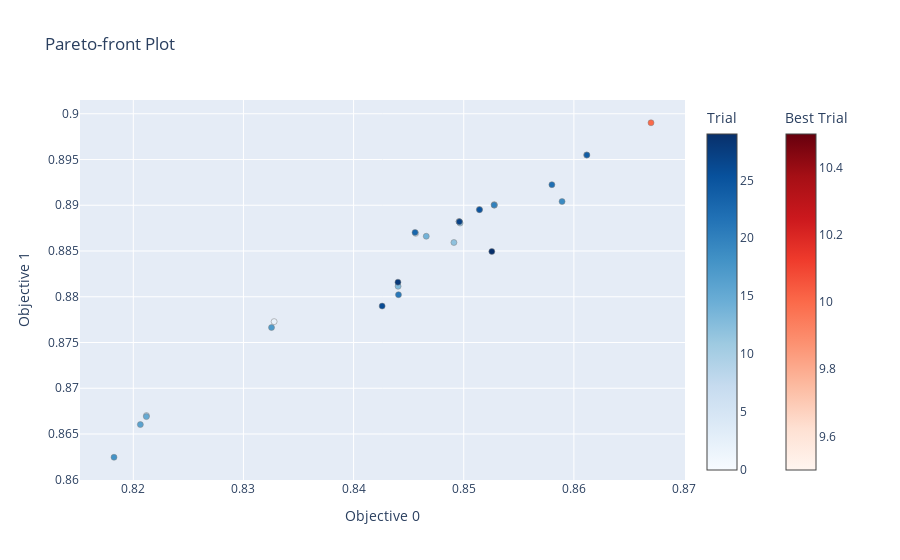

The code cell stored with this chart in its notebook:
### Code cell
# [опционально]
from optuna.visualization import plot_pareto_front
plot_pareto_front(study)

### Figure 1 — Plotly figure (JSON) as saved in the notebook; plotly's stock layout.template omitted (floating-point values rounded to 4 significant figures)
{"data": [{"hovertemplate": "%{text}<extra>Trial</extra>", "marker": {"color": [0, 1, 2, 3, 4, 5, 6, 7, 8, 9, 11, 12, 13, 14, 15, 16, 17, 18, 19, 20, 21, 22, 23, 24, 25, 26, 27, 28, 29], "colorbar": {"title": {"text": "Trial"}}, "colorscale": [[0, "rgb(247,251,255)"], [0.125, "rgb(222,235,247)"], [0.25, "rgb(198,219,239)"], [0.375, "rgb(158,202,225)"], [0.5, "rgb(107,174,214)"], [0.625, "rgb(66,146,198)"], [0.75, "rgb(33,113,181)"], [0.875, "rgb(8,81,156)"], [1, "rgb(8,48,107)"]], "line": {"color": "Grey", "width": 0.5}}, "mode": "markers", "showlegend": false, "text": ["{<br>  \"number\": 0,<br>  \"values\": [<br>    0.8495939621572834,<br>    0.8882009863741007<br>  ],<br>  \"params\": {<br>    \"k\": 10,<br>    \"C\": 6.3105860823988404<br>  }<br>}", "{<br>  \"number\": 1,<br>  \"values\": [<br>    0.8527700293383186,<br>    0.8900770640213022<br>  ],<br>  \"params\": {<br>    \"k\": 12,<br>    \"C\": 19.95628421916136<br>  }<br>}", "{<br>  \"number\": 2,<br>  \"values\": [<br>    0.8327834850984583,<br>    0.87728188361848<br>  ],<br>  \"params\": {<br>    \"k\": 7,<br>    \"C\": 0.11075661685329231<br>  }<br>}", "{<br>  \"number\": 3,<br>  \"values\": [<br>    0.8496060918165933,<br>    0.888197105214631<br>  ],<br>  \"params\": {<br>    \"k\": 10,<br>    \"C\": 5.111320349097709<br>  }<br>}", "{<br>  \"number\": 4,<br>  \"values\": [<br>    0.8456347885744547,<br>    0.886929643274047<br>  ],<br>  \"params\": {<br>    \"k\": 8,<br>    \"C\": 0.6573074077755312<br>  }<br>}", "{<br>  \"number\": 5,<br>  \"values\": [<br>    0.8495694669806733,<br>    0.8882166706507564<br>  ],<br>  \"params\": {<br>    \"k\": 10,<br>    \"C\": 90.05220680965148<br>  }<br>}", "{<br>  \"number\": 6,<br>  \"values\": [<br>    0.8611583580918444,<br>    0.895500794144098<br>  ],<br>  \"params\": {<br>    \"k\": 15,<br>    \"C\": 29.270553103020337<br>  }<br>}", "{<br>  \"number\": 7,<br>  \"values\": [<br>    0.8211938270276807,<br>    0.867020079612082<br>  ],<br>  \"params\": {<br>    \"k\": 6,<br>    \"C\": 13.436346804004321<br>  }<br>}", "{<br>  \"number\": 8,<br>  \"values\": [<br>    0.851422420507773,<br>    0.8895417051005609<br>  ],<br>  \"params\": {<br>    \"k\": 11,<br>    \"C\": 7.380090890184803<br>  }<br>}", "{<br>  \"number\": 9,<br>  \"values\": [<br>    0.8527796194310968,<br>    0.8900094040724928<br>  ],<br>  \"params\": {<br>    \"k\": 12,<br>    \"C\": 2.251605887098745<br>  }<br>}", "{<br>  \"number\": 11,<br>  \"values\": [<br>    0.8496688337989967,<br>    0.8880560812514359<br>  ],<br>  \"params\": {<br>    \"k\": 10,<br>    \"C\": 0.966426673403512<br>  }<br>}", "{<br>  \"number\": 12,<br>  \"values\": [<br>    0.8491079785890052,<br>    0.8859315272098025<br>  ],<br>  \"params\": {<br>    \"k\": 11,<br>    \"C\": 0.0617122904347121<br>  }<br>}", "{<br>  \"number\": 13,<br>  \"values\": [<br>    0.8440395468811761,<br>    0.8811462317780462<br>  ],<br>  \"params\": {<br>    \"k\": 11,<br>    \"C\": 0.02308823389097142<br>  }<br>}", "{<br>  \"number\": 14,<br>  \"values\": [<br>    0.8465953206446108,<br>    0.8866140952121198<br>  ],<br>  \"params\": {<br>    \"k\": 9,<br>    \"C\": 65.01116191814529<br>  }<br>}", "{<br>  \"number\": 15,<br>  \"values\": [<br>    0.8211878747530784,<br>    0.8669002056491154<br>  ],<br>  \"params\": {<br>    \"k\": 6,<br>    \"C\": 0.7359640493763783<br>  }<br>}", "{<br>  \"number\": 16,<br>  \"values\": [<br>    0.8206398274490037,<br>    0.8660316676065072<br>  ],<br>  \"params\": {<br>    \"k\": 6,<br>    \"C\": 0.11505690336602775<br>  }<br>}", "{<br>  \"number\": 17,<br>  \"values\": [<br>    0.8325492089162028,<br>    0.8766379365619962<br>  ],<br>  \"params\": {<br>    \"k\": 7,<br>    \"C\": 0.061789972958717646<br>  }<br>}", "{<br>  \"number\": 18,<br>  \"values\": [<br>    0.8182472877278455,<br>    0.8624593755507547<br>  ],<br>  \"params\": {<br>    \"k\": 6,<br>    \"C\": 0.018281091184972793<br>  }<br>}", "{<br>  \"number\": 19,<br>  \"values\": [<br>    0.8589262168287217,<br>    0.8904084289905484<br>  ],<br>  \"params\": {<br>    \"k\": 16,<br>    \"C\": 0.02718783631645426<br>  }<br>}", "{<br>  \"number\": 20,<br>  \"values\": [<br>    0.8527577188253664,<br>    0.8900236793270476<br>  ],<br>  \"params\": {<br>    \"k\": 12,<br>    \"C\": 2.6039230003286553<br>  }<br>}", "{<br>  \"number\": 21,<br>  \"values\": [<br>    0.8440755923457026,<br>    0.880225335087102<br>  ],<br>  \"params\": {<br>    \"k\": 12,<br>    \"C\": 0.020790935338452624<br>  }<br>}", "{<br>  \"number\": 22,<br>  \"values\": [<br>    0.8580034019541671,<br>    0.8922495600737059<br>  ],<br>  \"params\": {<br>    \"k\": 14,<br>    \"C\": 0.13772119454664106<br>  }<br>}", "{<br>  \"number\": 23,<br>  \"values\": [<br>    0.8455791871668838,<br>    0.8870329080700297<br>  ],<br>  \"params\": {<br>    \"k\": 8,<br>    \"C\": 1.3225462144321838<br>  }<br>}", "{<br>  \"number\": 24,<br>  \"values\": [<br>    0.8611813654224398,<br>    0.8954841715078568<br>  ],<br>  \"params\": {<br>    \"k\": 15,<br>    \"C\": 7.925744985722981<br>  }<br>}", "{<br>  \"number\": 25,<br>  \"values\": [<br>    0.851431096222355,<br>    0.8895200064486494<br>  ],<br>  \"params\": {<br>    \"k\": 11,<br>    \"C\": 3.661481839908409<br>  }<br>}", "{<br>  \"number\": 26,<br>  \"values\": [<br>    0.8425926405877071,<br>    0.8789823896088638<br>  ],<br>  \"params\": {<br>    \"k\": 12,<br>    \"C\": 0.018038986441920837<br>  }<br>}", "{<br>  \"number\": 27,<br>  \"values\": [<br>    0.8496024441700845,<br>    0.8881981058073702<br>  ],<br>  \"params\": {<br>    \"k\": 10,<br>    \"C\": 4.648785544654329<br>  }<br>}", "{<br>  \"number\": 28,<br>  \"values\": [<br>    0.8440278225449382,<br>    0.8815949521493396<br>  ],<br>  \"params\": {<br>    \"k\": 9,<br>    \"C\": 0.05014401775750947<br>  }<br>}", "{<br>  \"number\": 29,<br>  \"values\": [<br>    0.8525510004303694,<br>    0.8849516819669778<br>  ],<br>  \"params\": {<br>    \"k\": 16,<br>    \"C\": 0.014849132015343092<br>  }<br>}"], "type": "scatter", "x": [0.8496, 0.8528, 0.8328, 0.8496, 0.8456, 0.8496, 0.8612, 0.8212, 0.8514, 0.8528, 0.8497, 0.8491, 0.844, 0.8466, 0.8212, 0.8206, 0.8325, 0.8182, 0.8589, 0.8528, 0.8441, 0.858, 0.8456, 0.8612, 0.8514, 0.8426, 0.8496, 0.844, 0.8526], "y": [0.8882, 0.8901, 0.8773, 0.8882, 0.8869, 0.8882, 0.8955, 0.867, 0.8895, 0.89, 0.8881, 0.8859, 0.8811, 0.8866, 0.8669, 0.866, 0.8766, 0.8625, 0.8904, 0.89, 0.8802, 0.8922, 0.887, 0.8955, 0.8895, 0.879, 0.8882, 0.8816, 0.885]}, {"hovertemplate": "%{text}<extra>Best Trial</extra>", "marker": {"color": [10], "colorbar": {"title": {"text": "Best Trial"}, "x": 1.1, "xpad": 40}, "colorscale": [[0, "rgb(255,245,240)"], [0.125, "rgb(254,224,210)"], [0.25, "rgb(252,187,161)"], [0.375, "rgb(252,146,114)"], [0.5, "rgb(251,106,74)"], [0.625, "rgb(239,59,44)"], [0.75, "rgb(203,24,29)"], [0.875, "rgb(165,15,21)"], [1, "rgb(103,0,13)"]], "line": {"color": "Grey", "width": 0.5}}, "mode": "markers", "showlegend": false, "text": ["{<br>  \"number\": 10,<br>  \"values\": [<br>    0.8670018031739989,<br>    0.8990184189288014<br>  ],<br>  \"params\": {<br>    \"k\": 16,<br>    \"C\": 12.592857649031602<br>  }<br>}"], "type": "scatter", "x": [0.867], "y": [0.899]}], "layout": {"title": {"text": "Pareto-front Plot"}, "xaxis": {"title": {"text": "Objective 0"}}, "yaxis": {"title": {"text": "Objective 1"}}}}
